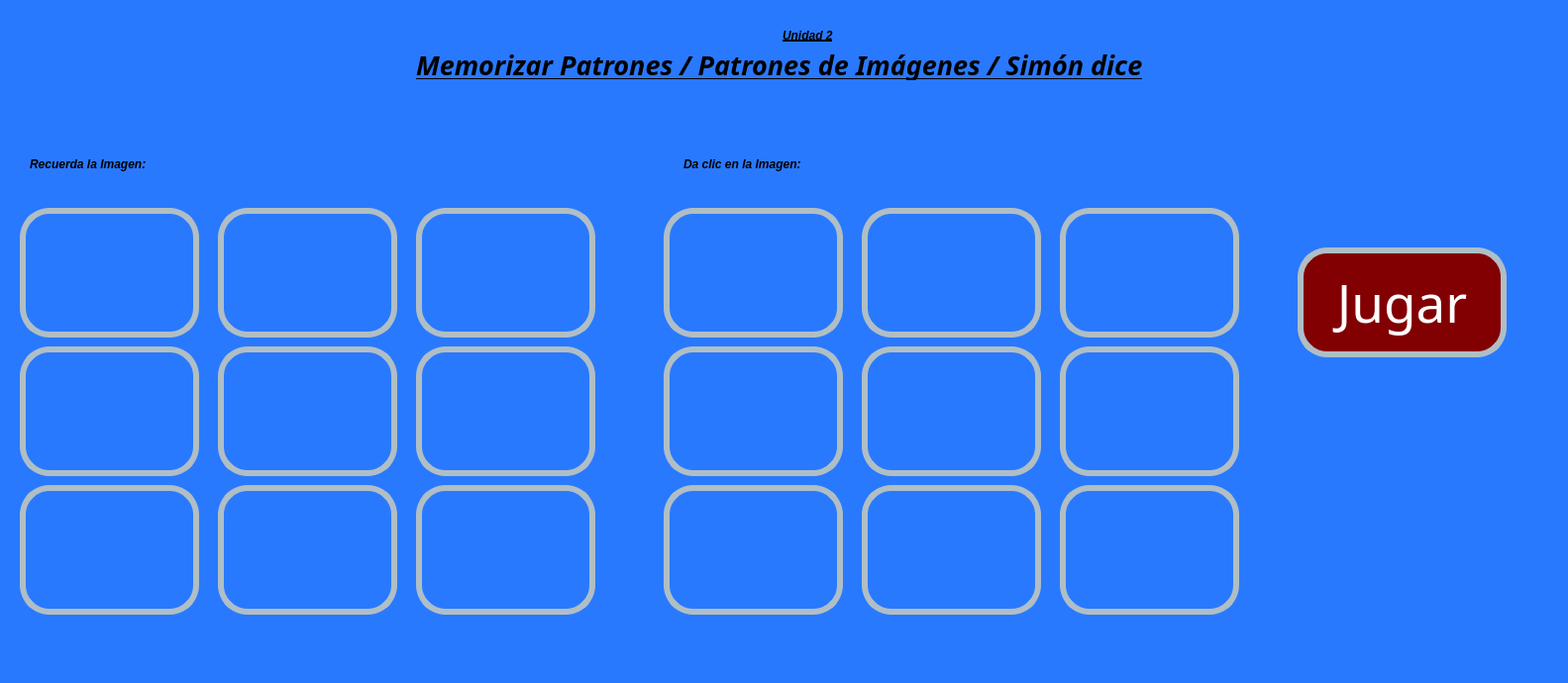
<?xml version="1.0" encoding="UTF-8"?>
<ui version="4.0">
 <class>MainWindow</class>
 <widget class="QMainWindow" name="MainWindow">
  <property name="geometry">
   <rect>
    <x>0</x>
    <y>0</y>
    <width>1583</width>
    <height>690</height>
   </rect>
  </property>
  <property name="font">
   <font>
    <pointsize>1</pointsize>
   </font>
  </property>
  <property name="windowTitle">
   <string>MainWindow</string>
  </property>
  <property name="styleSheet">
   <string notr="true">background-color: #2979FF</string>
  </property>
  <widget class="QWidget" name="centralwidget">
   <widget class="QLabel" name="lbl_imagenUat">
    <property name="geometry">
     <rect>
      <x>60</x>
      <y>0</y>
      <width>331</width>
      <height>121</height>
     </rect>
    </property>
    <property name="styleSheet">
     <string notr="true"/>
    </property>
    <property name="text">
     <string/>
    </property>
    <property name="pixmap">
     <pixmap resource="../Recursos.qrc">:/Logos/Archivos/log_uat_nuevo.png</pixmap>
    </property>
    <property name="scaledContents">
     <bool>true</bool>
    </property>
   </widget>
   <widget class="QLabel" name="lbl_imagenFi">
    <property name="geometry">
     <rect>
      <x>1320</x>
      <y>0</y>
      <width>211</width>
      <height>141</height>
     </rect>
    </property>
    <property name="styleSheet">
     <string notr="true"/>
    </property>
    <property name="text">
     <string/>
    </property>
    <property name="pixmap">
     <pixmap resource="../Recursos.qrc">:/Logos/Archivos/FIT_logo_vertical.png</pixmap>
    </property>
    <property name="scaledContents">
     <bool>true</bool>
    </property>
   </widget>
   <widget class="QLabel" name="lbl_titulo">
    <property name="geometry">
     <rect>
      <x>420</x>
      <y>50</y>
      <width>881</width>
      <height>31</height>
     </rect>
    </property>
    <property name="font">
     <font>
      <family>Forte</family>
      <pointsize>20</pointsize>
      <weight>75</weight>
      <italic>true</italic>
      <bold>true</bold>
      <underline>true</underline>
     </font>
    </property>
    <property name="styleSheet">
     <string notr="true">text-decoration: underline;
font: 20pt &quot;Forte&quot;;
color:rgb(0, 0, 0);
border-radius: 10px;
font-weight: bold;
font-style: italic;</string>
    </property>
    <property name="text">
     <string>Memorizar Patrones / Patrones de Imágenes / Simón dice</string>
    </property>
   </widget>
   <widget class="QLabel" name="lbl_Unidad2">
    <property name="geometry">
     <rect>
      <x>790</x>
      <y>20</y>
      <width>161</width>
      <height>31</height>
     </rect>
    </property>
    <property name="styleSheet">
     <string notr="true">text-decoration: underline;
font: 20pt &quot;Forte&quot;;
color:rgb(0, 0, 0);
border-radius: 10px;
font-weight: bold;
font-style: italic;</string>
    </property>
    <property name="text">
     <string>Unidad 2</string>
    </property>
   </widget>
   <widget class="QLabel" name="lbl_imagen1">
    <property name="geometry">
     <rect>
      <x>20</x>
      <y>210</y>
      <width>181</width>
      <height>131</height>
     </rect>
    </property>
    <property name="font">
     <font>
      <pointsize>1</pointsize>
     </font>
    </property>
    <property name="styleSheet">
     <string notr="true">
color: rgb(255, 255, 255);
border-radius:30px;
border:6px solid #B0BEC5;</string>
    </property>
    <property name="text">
     <string/>
    </property>
    <property name="pixmap">
     <pixmap resource="../Recursos.qrc">:/Ejercicios/Archivos/export202502092116429107.png</pixmap>
    </property>
    <property name="scaledContents">
     <bool>true</bool>
    </property>
   </widget>
   <widget class="QPushButton" name="btn_Jugar">
    <property name="geometry">
     <rect>
      <x>1310</x>
      <y>250</y>
      <width>211</width>
      <height>111</height>
     </rect>
    </property>
    <property name="font">
     <font>
      <family>Forte</family>
      <pointsize>40</pointsize>
      <weight>50</weight>
      <italic>false</italic>
      <bold>false</bold>
     </font>
    </property>
    <property name="styleSheet">
     <string notr="true">font: 40pt &quot;Forte&quot;;
background-color: rgb(130, 0, 2);
color: rgb(255, 255, 255);
border-radius:30px;
border:6px solid #B0BEC5;</string>
    </property>
    <property name="text">
     <string>Jugar</string>
    </property>
   </widget>
   <widget class="QLabel" name="lbl_imagenGatos">
    <property name="geometry">
     <rect>
      <x>1270</x>
      <y>470</y>
      <width>311</width>
      <height>171</height>
     </rect>
    </property>
    <property name="styleSheet">
     <string notr="true"/>
    </property>
    <property name="text">
     <string/>
    </property>
    <property name="pixmap">
     <pixmap resource="../Recursos.qrc">:/Logos/Archivos/export202502092301563482.png</pixmap>
    </property>
    <property name="scaledContents">
     <bool>true</bool>
    </property>
   </widget>
   <widget class="QLabel" name="lbl_Recuerda">
    <property name="geometry">
     <rect>
      <x>30</x>
      <y>140</y>
      <width>331</width>
      <height>51</height>
     </rect>
    </property>
    <property name="styleSheet">
     <string notr="true">font: 75 20pt &quot;Forte&quot;;
                   color: black;
                   border-radius: 10px;
                   font-weight: bold;
                   font-style: italic;</string>
    </property>
    <property name="text">
     <string>Recuerda la Imagen:</string>
    </property>
   </widget>
   <widget class="QPushButton" name="btn_2">
    <property name="geometry">
     <rect>
      <x>870</x>
      <y>210</y>
      <width>181</width>
      <height>131</height>
     </rect>
    </property>
    <property name="font">
     <font>
      <family>Forte</family>
      <pointsize>20</pointsize>
      <weight>50</weight>
      <italic>false</italic>
      <bold>false</bold>
     </font>
    </property>
    <property name="styleSheet">
     <string notr="true">font: 20pt &quot;Forte&quot;;
image: url(:/Ejercicios/Archivos/export202502092224352078.png);
color: rgb(255, 255, 255);
border-radius:30px;
border:6px solid #B0BEC5;</string>
    </property>
    <property name="text">
     <string/>
    </property>
   </widget>
   <widget class="QPushButton" name="btn_1">
    <property name="geometry">
     <rect>
      <x>670</x>
      <y>210</y>
      <width>181</width>
      <height>131</height>
     </rect>
    </property>
    <property name="font">
     <font>
      <family>Forte</family>
      <pointsize>20</pointsize>
      <weight>50</weight>
      <italic>false</italic>
      <bold>false</bold>
     </font>
    </property>
    <property name="styleSheet">
     <string notr="true">font: 20pt &quot;Forte&quot;;

color: rgb(255, 255, 255);
border-radius:30px;
border:6px solid #B0BEC5;

image: url(:/Ejercicios/Archivos/export202502092116429107.png);</string>
    </property>
    <property name="text">
     <string/>
    </property>
   </widget>
   <widget class="QPushButton" name="btn_3">
    <property name="geometry">
     <rect>
      <x>1070</x>
      <y>210</y>
      <width>181</width>
      <height>131</height>
     </rect>
    </property>
    <property name="font">
     <font>
      <family>Forte</family>
      <pointsize>20</pointsize>
      <weight>50</weight>
      <italic>false</italic>
      <bold>false</bold>
     </font>
    </property>
    <property name="styleSheet">
     <string notr="true">font: 20pt &quot;Forte&quot;;
image: url(:/Ejercicios/Archivos/export202502092201258300.png);
color: rgb(255, 255, 255);
border-radius:30px;
border:6px solid #B0BEC5;</string>
    </property>
    <property name="text">
     <string/>
    </property>
   </widget>
   <widget class="QPushButton" name="btn_6">
    <property name="geometry">
     <rect>
      <x>1070</x>
      <y>350</y>
      <width>181</width>
      <height>131</height>
     </rect>
    </property>
    <property name="font">
     <font>
      <family>Forte</family>
      <pointsize>20</pointsize>
      <weight>50</weight>
      <italic>false</italic>
      <bold>false</bold>
     </font>
    </property>
    <property name="styleSheet">
     <string notr="true">font: 20pt &quot;Forte&quot;;
image: url(:/Ejercicios/Archivos/export202502092244329519.png);
color: rgb(255, 255, 255);
border-radius:30px;
border:6px solid #B0BEC5;</string>
    </property>
    <property name="text">
     <string/>
    </property>
   </widget>
   <widget class="QPushButton" name="btn_4">
    <property name="geometry">
     <rect>
      <x>670</x>
      <y>350</y>
      <width>181</width>
      <height>131</height>
     </rect>
    </property>
    <property name="font">
     <font>
      <family>Forte</family>
      <pointsize>20</pointsize>
      <weight>50</weight>
      <italic>false</italic>
      <bold>false</bold>
     </font>
    </property>
    <property name="styleSheet">
     <string notr="true">font: 20pt &quot;Forte&quot;;
image: url(:/Ejercicios/Archivos/export202502092235269890.png);
color: rgb(255, 255, 255);
border-radius:30px;
border:6px solid #B0BEC5;</string>
    </property>
    <property name="text">
     <string/>
    </property>
   </widget>
   <widget class="QPushButton" name="btn_5">
    <property name="geometry">
     <rect>
      <x>870</x>
      <y>350</y>
      <width>181</width>
      <height>131</height>
     </rect>
    </property>
    <property name="font">
     <font>
      <family>Forte</family>
      <pointsize>20</pointsize>
      <weight>50</weight>
      <italic>false</italic>
      <bold>false</bold>
     </font>
    </property>
    <property name="styleSheet">
     <string notr="true">font: 20pt &quot;Forte&quot;;
image: url(:/Ejercicios/Archivos/export202502092217592371.png);
color: rgb(255, 255, 255);
border-radius:30px;
border:6px solid #B0BEC5;</string>
    </property>
    <property name="text">
     <string/>
    </property>
   </widget>
   <widget class="QPushButton" name="btn_9">
    <property name="geometry">
     <rect>
      <x>1070</x>
      <y>490</y>
      <width>181</width>
      <height>131</height>
     </rect>
    </property>
    <property name="font">
     <font>
      <family>Forte</family>
      <pointsize>20</pointsize>
      <weight>50</weight>
      <italic>false</italic>
      <bold>false</bold>
     </font>
    </property>
    <property name="styleSheet">
     <string notr="true">font: 20pt &quot;Forte&quot;;
image: url(:/Ejercicios/Archivos/Adobe Express - file (1).png);
color: rgb(255, 255, 255);
border-radius:30px;
border:6px solid #B0BEC5;</string>
    </property>
    <property name="text">
     <string/>
    </property>
   </widget>
   <widget class="QPushButton" name="btn_7">
    <property name="geometry">
     <rect>
      <x>670</x>
      <y>490</y>
      <width>181</width>
      <height>131</height>
     </rect>
    </property>
    <property name="font">
     <font>
      <family>Forte</family>
      <pointsize>20</pointsize>
      <weight>50</weight>
      <italic>false</italic>
      <bold>false</bold>
     </font>
    </property>
    <property name="styleSheet">
     <string notr="true">font: 20pt &quot;Forte&quot;;
image: url(:/Ejercicios/Archivos/export202502092210045727.png);
color: rgb(255, 255, 255);
border-radius:30px;
border:6px solid #B0BEC5;</string>
    </property>
    <property name="text">
     <string/>
    </property>
   </widget>
   <widget class="QPushButton" name="btn_8">
    <property name="geometry">
     <rect>
      <x>870</x>
      <y>490</y>
      <width>181</width>
      <height>131</height>
     </rect>
    </property>
    <property name="font">
     <font>
      <family>Forte</family>
      <pointsize>20</pointsize>
      <weight>50</weight>
      <italic>false</italic>
      <bold>false</bold>
     </font>
    </property>
    <property name="styleSheet">
     <string notr="true">font: 20pt &quot;Forte&quot;;
image: url(:/Ejercicios/Archivos/export202502092135328918.png);
color: rgb(255, 255, 255);
border-radius:30px;
border:6px solid #B0BEC5;</string>
    </property>
    <property name="text">
     <string/>
    </property>
   </widget>
   <widget class="QLabel" name="lbl_imagen2">
    <property name="geometry">
     <rect>
      <x>220</x>
      <y>210</y>
      <width>181</width>
      <height>131</height>
     </rect>
    </property>
    <property name="font">
     <font>
      <pointsize>11</pointsize>
     </font>
    </property>
    <property name="styleSheet">
     <string notr="true">
color: rgb(255, 255, 255);
border-radius:30px;
border:6px solid #B0BEC5;</string>
    </property>
    <property name="text">
     <string/>
    </property>
    <property name="pixmap">
     <pixmap resource="../Recursos.qrc">:/Ejercicios/Archivos/export202502092224352078.png</pixmap>
    </property>
    <property name="scaledContents">
     <bool>true</bool>
    </property>
   </widget>
   <widget class="QLabel" name="lbl_imagen3">
    <property name="geometry">
     <rect>
      <x>420</x>
      <y>210</y>
      <width>181</width>
      <height>131</height>
     </rect>
    </property>
    <property name="styleSheet">
     <string notr="true">
color: rgb(255, 255, 255);
border-radius:30px;
border:6px solid #B0BEC5;</string>
    </property>
    <property name="text">
     <string/>
    </property>
    <property name="pixmap">
     <pixmap resource="../Recursos.qrc">:/Ejercicios/Archivos/export202502092201258300.png</pixmap>
    </property>
    <property name="scaledContents">
     <bool>true</bool>
    </property>
   </widget>
   <widget class="QLabel" name="lbl_imagen4">
    <property name="geometry">
     <rect>
      <x>20</x>
      <y>350</y>
      <width>181</width>
      <height>131</height>
     </rect>
    </property>
    <property name="styleSheet">
     <string notr="true">
color: rgb(255, 255, 255);
border-radius:30px;
border:6px solid #B0BEC5;</string>
    </property>
    <property name="text">
     <string/>
    </property>
    <property name="pixmap">
     <pixmap resource="../Recursos.qrc">:/Ejercicios/Archivos/export202502092235269890.png</pixmap>
    </property>
    <property name="scaledContents">
     <bool>true</bool>
    </property>
   </widget>
   <widget class="QLabel" name="lbl_imagen5">
    <property name="geometry">
     <rect>
      <x>220</x>
      <y>350</y>
      <width>181</width>
      <height>131</height>
     </rect>
    </property>
    <property name="styleSheet">
     <string notr="true">
color: rgb(255, 255, 255);
border-radius:30px;
border:6px solid #B0BEC5;</string>
    </property>
    <property name="text">
     <string/>
    </property>
    <property name="pixmap">
     <pixmap resource="../Recursos.qrc">:/Ejercicios/Archivos/export202502092217592371.png</pixmap>
    </property>
    <property name="scaledContents">
     <bool>true</bool>
    </property>
   </widget>
   <widget class="QLabel" name="lbl_imagen6">
    <property name="geometry">
     <rect>
      <x>420</x>
      <y>350</y>
      <width>181</width>
      <height>131</height>
     </rect>
    </property>
    <property name="styleSheet">
     <string notr="true">
color: rgb(255, 255, 255);
border-radius:30px;
border:6px solid #B0BEC5;</string>
    </property>
    <property name="text">
     <string/>
    </property>
    <property name="pixmap">
     <pixmap resource="../Recursos.qrc">:/Ejercicios/Archivos/export202502092244329519.png</pixmap>
    </property>
    <property name="scaledContents">
     <bool>true</bool>
    </property>
   </widget>
   <widget class="QLabel" name="lbl_imagen7">
    <property name="geometry">
     <rect>
      <x>20</x>
      <y>490</y>
      <width>181</width>
      <height>131</height>
     </rect>
    </property>
    <property name="styleSheet">
     <string notr="true">
color: rgb(255, 255, 255);
border-radius:30px;
border:6px solid #B0BEC5;</string>
    </property>
    <property name="text">
     <string/>
    </property>
    <property name="pixmap">
     <pixmap resource="../Recursos.qrc">:/Ejercicios/Archivos/export202502092210045727.png</pixmap>
    </property>
    <property name="scaledContents">
     <bool>true</bool>
    </property>
   </widget>
   <widget class="QLabel" name="lbl_imagen8">
    <property name="geometry">
     <rect>
      <x>220</x>
      <y>490</y>
      <width>181</width>
      <height>131</height>
     </rect>
    </property>
    <property name="styleSheet">
     <string notr="true">
color: rgb(255, 255, 255);
border-radius:30px;
border:6px solid #B0BEC5;</string>
    </property>
    <property name="text">
     <string/>
    </property>
    <property name="pixmap">
     <pixmap resource="../Recursos.qrc">:/Ejercicios/Archivos/export202502092135328918.png</pixmap>
    </property>
    <property name="scaledContents">
     <bool>true</bool>
    </property>
   </widget>
   <widget class="QLabel" name="lbl_imagen9">
    <property name="geometry">
     <rect>
      <x>420</x>
      <y>490</y>
      <width>181</width>
      <height>131</height>
     </rect>
    </property>
    <property name="styleSheet">
     <string notr="true">
color: rgb(255, 255, 255);
border-radius:30px;
border:6px solid #B0BEC5;</string>
    </property>
    <property name="text">
     <string/>
    </property>
    <property name="pixmap">
     <pixmap resource="../Recursos.qrc">:/Ejercicios/Archivos/Adobe Express - file (1).png</pixmap>
    </property>
    <property name="scaledContents">
     <bool>true</bool>
    </property>
   </widget>
   <widget class="QLabel" name="lbl_Escoge_2">
    <property name="geometry">
     <rect>
      <x>690</x>
      <y>140</y>
      <width>351</width>
      <height>51</height>
     </rect>
    </property>
    <property name="styleSheet">
     <string notr="true">font: 75 20pt &quot;Forte&quot;;
                   color: black;
                   border-radius: 10px;
                   font-weight: bold;
                   font-style: italic;</string>
    </property>
    <property name="text">
     <string>Da clic en la Imagen:</string>
    </property>
   </widget>
  </widget>
  <widget class="QMenuBar" name="menubar">
   <property name="geometry">
    <rect>
     <x>0</x>
     <y>0</y>
     <width>1583</width>
     <height>26</height>
    </rect>
   </property>
  </widget>
  <widget class="QStatusBar" name="statusbar"/>
 </widget>
 <resources>
  <include location="../Recursos.qrc"/>
 </resources>
 <connections/>
</ui>
